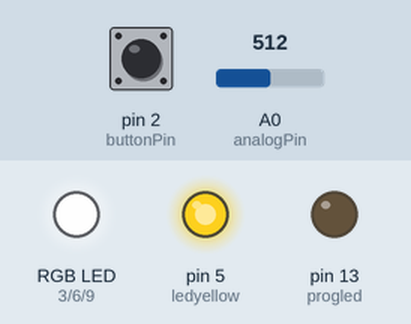
Recording of a sketch running on a simulated Arduino Uno, built with avr-gcc and run on an emulated ATmega328P. Shown: an RGB LED mixed from three pins (HIGH = lit), output pins drawn as LEDs (lit = HIGH). Dashed ring = blinking. The inputs (shaded band) are chosen by the test bench; at power-on: pin 2 (buttonPin) LOW, A0 (analogPin) = 512. Dim RGB values are drawn brighter than linear; pins used as bus, display or sensor lines are not drawn.

Above: at 1.2 s.
1.3 s: pin 2 (buttonPin) pulled HIGH for 0.15 s
At 3.7 s:
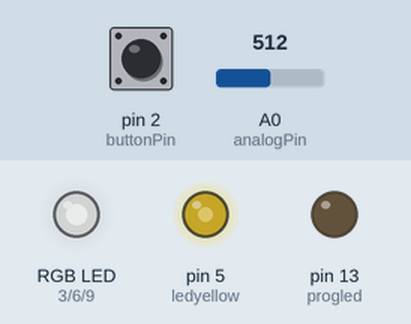
4.3 s: A0 (analogPin) set to 716
At 5.2 s:
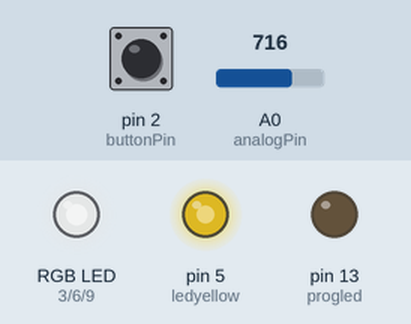
5.8 s: A0 (analogPin) set to 122
At 6.3 s:
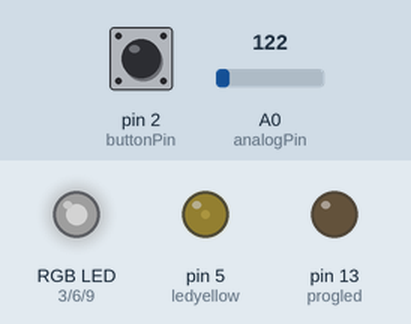
7.3 s: A0 (analogPin) set to 0
At 8.5 s:
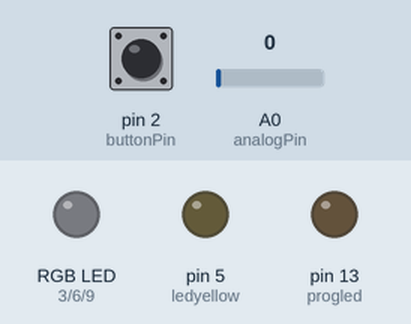
8.8 s: A0 (analogPin) set to 511
At 9.7 s:
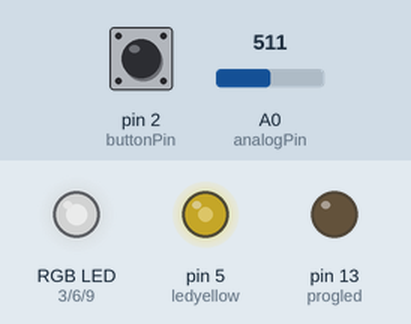
10.3 s: pin 2 (buttonPin) pulled HIGH for 1 s
At 12.01 s:
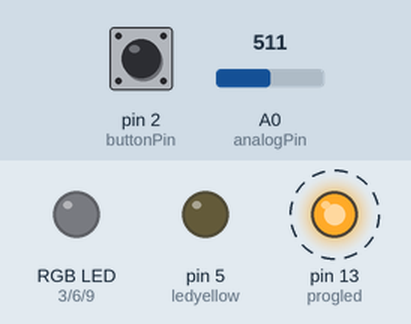
Timing chart, 0 to 14.7 s (numbered marks = the images above; inputs shaded):
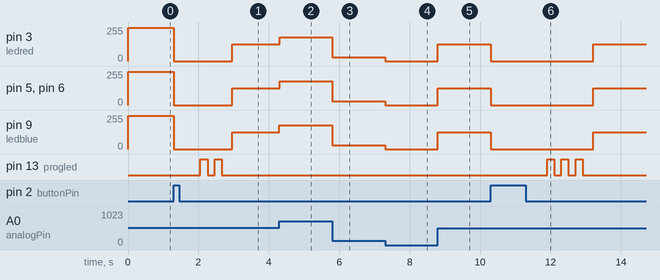

The sketch:

Lichtorgel_gs.ino
```cpp
// Arduino LED Color Organ Kit
//https://www.youtube.com/user/greatscottlab/


#define analogPin A0      //connects to the Output of the MSGEQ7, Measures the voltage value for each frequency band (0V-5V)
#define strobePin 4      //connects to the Strobe Pin of the MSGEQ7, controls the Multiplexer and thus switches between the frequency bands
#define resetPin 8       //connects to the Reset Pin of the MSGEQ7, controls the Multiplexer and let's it restart with the lowest frequency band
#define ledred 3
#define ledyellow 5                        //connects to the Gate of the BUZ11 MOSFET of the RED LED (Bass) and creates a PWM signal with variable duty cycle which depends of the peak value of the low frequencies to control the brightness of the RED LED
#define ledgreen 6      //connects to the Gate of the BUZ11 MOSFET of the GREEN LED (Middle) and creates a PWM signal with variable duty cycle which depends of the peak value of the middle frequencies to control the brightness of the GREEN LED
#define ledblue 9       //connects to the Gate of the BUZ11 MOSFET of the BLUE LED (High) and creates a PWM signal with variable duty cycle which depends of the peak value of the high frequencies to control the brightness of the BLUE LED
//#define filter 85*7        //There will always be some noises which the analogpin will receive. With this filter value we can ignore the very low peaks of the output of the MSGEQ7. Fell free to adjust this value to your liking
#define singlefilter 25
#define read_delay 5

#define buttonPin 2
#define button_onTime 50
#define button_offTime 600

#define progled 13

#define maxprog 3

int spectrumValue[7]; //Integer variable to store the 10bit values of the frequency bands

int program = 0;

int filter[7] = {30, 30, 30, 30, 30, 30, 30};

const double konstant = 0.01;

double area = (exp(konstant)-1.0)/konstant - 1.0;

//#define plot
//#define seri
//#define pwm_cap

void setup() {
#ifdef seri
  Serial.begin(9600);
  Serial.println("Starting...");
  //needed to output the values of the frequencies bands on the serial monitor
#endif
#ifdef plot
  Serial.begin(9600);
#endif
  pinMode(analogPin, INPUT);  //defines analog pin A0 as an Input
  pinMode(strobePin, OUTPUT); //defines strobe pin 2 as Output
  pinMode(resetPin, OUTPUT);  //defines reset pin 3 as Output
  pinMode(ledred, OUTPUT);    //defines ledred pin 9 as Output
  pinMode(ledblue, OUTPUT);   //defines ledblue pin 10 as Output
  pinMode(ledgreen, OUTPUT);  //defines ledgreen pin 11 as Output
  pinMode(ledyellow, OUTPUT);
  pinMode(buttonPin, INPUT);
  pinMode(progled, OUTPUT);
  digitalWrite(resetPin, HIGH);
  digitalWrite(resetPin, LOW);
}

void test() {
  analogWrite(ledred, 255);
  analogWrite(ledyellow, 255);
  analogWrite(ledgreen, 255);
  analogWrite(ledblue, 255);
  delay(1000);
  analogWrite(ledred, 0);
  analogWrite(ledyellow, 0);
  analogWrite(ledgreen, 0);
  analogWrite(ledblue, 0);
  delay(1000);
}

void loop() {
  // test();

  checkButton();
  digitalWrite(resetPin, HIGH);
  digitalWrite(resetPin, LOW);
  delayMicroseconds(10);
#ifdef seri
  Serial.println("Freqs:");
#endif
  for (int i = 0; i < 7; i++) {
    digitalWrite(strobePin, HIGH);
    delayMicroseconds(5);
    digitalWrite(strobePin, LOW);           //puts strobe pin low to output the frequency band
    delayMicroseconds(40);                  //wait until output value of MSGEQ7 can be measured (see timing diagram in the datasheet)
    spectrumValue[i] = analogRead(analogPin);
    spectrumValue[i] = map(spectrumValue[i], 0, 1023, 0, 255);
    if (spectrumValue[i] < filter[i]) {
      spectrumValue[i] = 0;
    }
#ifdef seri
    Serial.println(spectrumValue[i]);
#endif
  }

#ifdef plot
  for (int i = 6; i < 7; i++) {
    Serial.print(spectrumValue[i]);
    Serial.print(" ");
  }
  Serial.println();
#endif

  if (program == 0) {
    analogWrite(ledred, fixPerc(spectrumValue[1] * 2 / 5 + spectrumValue[0] * 3 / 5));
    analogWrite(ledyellow, fixPerc(spectrumValue[2] / 2 + spectrumValue[3] / 2));
    analogWrite(ledgreen, fixPerc(spectrumValue[4] * 5 / 6 + spectrumValue[3] / 6));
    analogWrite(ledblue, fixPerc(spectrumValue[5] * 2 / 3 + spectrumValue[6] / 3));
  } else if (program == 1) {
    analogWrite(ledred, (spectrumValue[1] * 2 / 5 + spectrumValue[0] * 3 / 5));
    analogWrite(ledyellow, spectrumValue[2]);
    analogWrite(ledgreen, spectrumValue[3]);
    analogWrite(ledblue, spectrumValue[4]);
  } else if (program == 2) {
    analogWrite(ledred, (spectrumValue[1] * 2 / 5 + spectrumValue[0] * 3 / 5));
    analogWrite(ledyellow, spectrumValue[2]);
    analogWrite(ledgreen, spectrumValue[3]);
    analogWrite(ledblue, spectrumValue[4] * 2 / 3 + spectrumValue[5] * 1 / 3);
  }
  delay(read_delay);
}

int fixPerc(int in){
    double val = (double)in/255.0;
    val = exp(konstant*val)-1;
    val = val/area;
    return (int)(val * 255.0);
}

void checkButton() {
  if (digitalRead(buttonPin) == HIGH) {
    digitalWrite(ledred, LOW);
    digitalWrite(ledblue, LOW);
    digitalWrite(ledgreen, LOW);
    digitalWrite(ledyellow, LOW);
    program += buttonData();
    program %= maxprog;
#ifdef seri
    Serial.println("Program:");
    Serial.println(program);
#endif
    lightProg();
  }
}

void lightProg() {
  delay(10);
  for (int i = 0; i <= program; i++) {
    digitalWrite(progled, HIGH);
    delay(200);
    digitalWrite(progled, LOW);
    delay(200);
  }
  delay(100);
}

int buttonData() {
  int toreturn = 0;
  while (1000) {
    unsigned long onTime = millis();
    if (digitalRead(buttonPin) == HIGH) {
      while (digitalRead(buttonPin) == HIGH) {
      }
    } else {
      return toreturn;
    }
    onTime = millis() - onTime;
#ifdef seri
    Serial.println("OnTime:");
    Serial.println(onTime);
#endif
    if (onTime > button_onTime) {
      toreturn++;
    }
    unsigned long offtime = millis();
    while (digitalRead(buttonPin) == LOW) {
      if (millis() - offtime > button_offTime) {
        return toreturn;
      }
    }
  }
  return toreturn;
}
```

Measured:
- after the input at 1.3 s, pin 3 (ledred): 251/255 → 0/255 at once, → 126/255 1.7 s later; pin 5 (ledyellow), pin 6 (ledgreen), pin 9 (ledblue): 251/255 → 0/255 at once, → 127/255 1.7 s later; pin 13 (progled): alternates HIGH for 0.20 s and LOW for 0.20 s, 4 changes in all, then stays LOW, starting after 0.76 s
- after the input at 4.3 s, pin 3 (ledred): 126/255 → 177/255 at once; pin 5 (ledyellow), pin 6 (ledgreen), pin 9 (ledblue): 127/255 → 178/255 at once
- after the input at 5.8 s, pin 3 (ledred): 177/255 → 30/255 at once; pin 5 (ledyellow), pin 6 (ledgreen), pin 9 (ledblue): 178/255 → 30/255 at once
- after the input at 7.3 s, pin 3 (ledred), pin 5 (ledyellow), pin 6 (ledgreen), pin 9 (ledblue): 30/255 → 0/255 at once
- after the input at 8.8 s, pin 3 (ledred): 0/255 → 126/255 at once; pin 5 (ledyellow), pin 6 (ledgreen), pin 9 (ledblue): 0/255 → 127/255 at once
- after the input at 10.3 s, pin 3 (ledred): 126/255 → 0/255 at once, → 126/255 2.9 s later; pin 5 (ledyellow): 127/255 → 0/255 at once, → 127/255 2.9 s later
